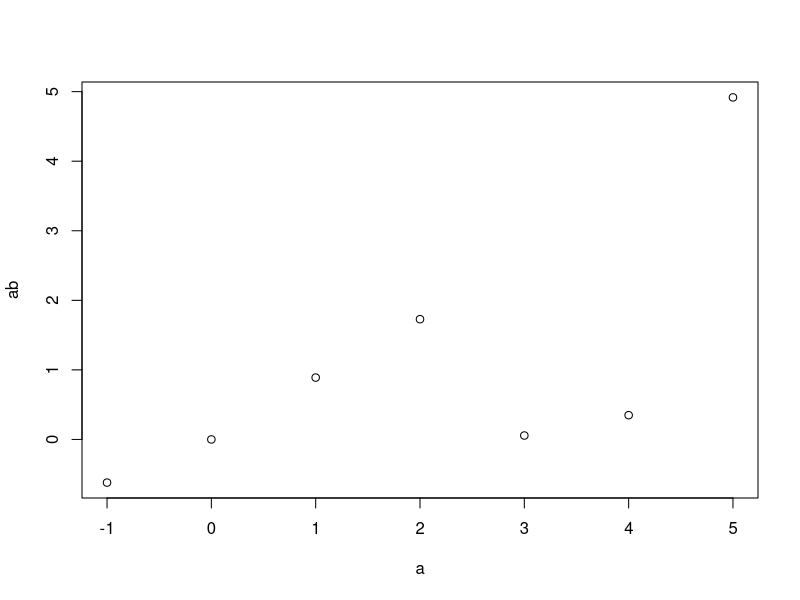
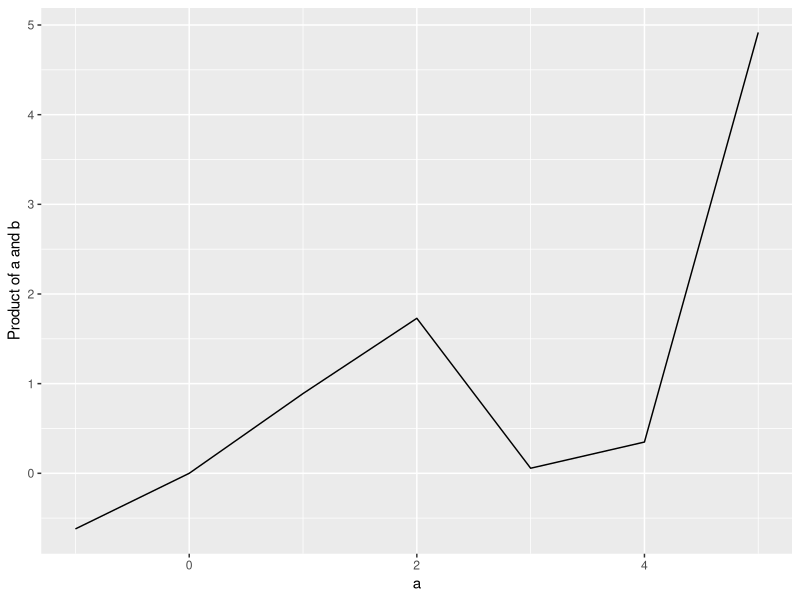
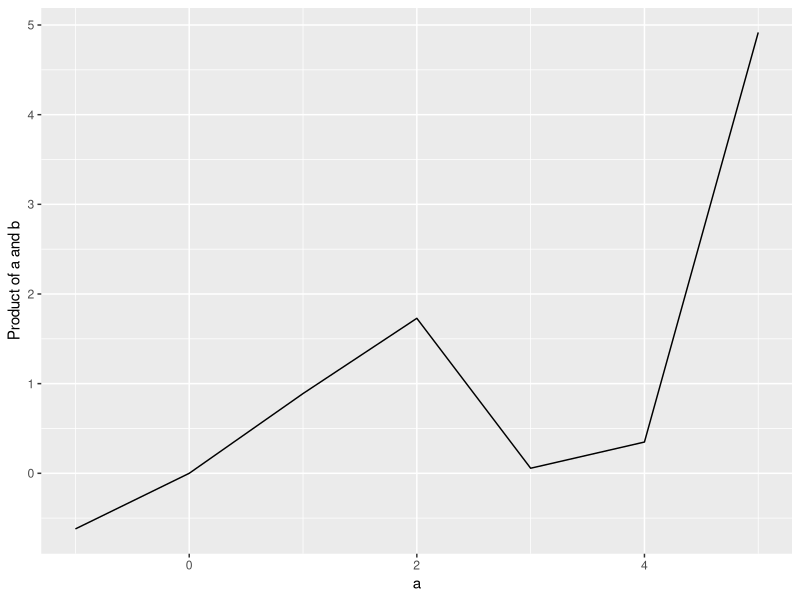
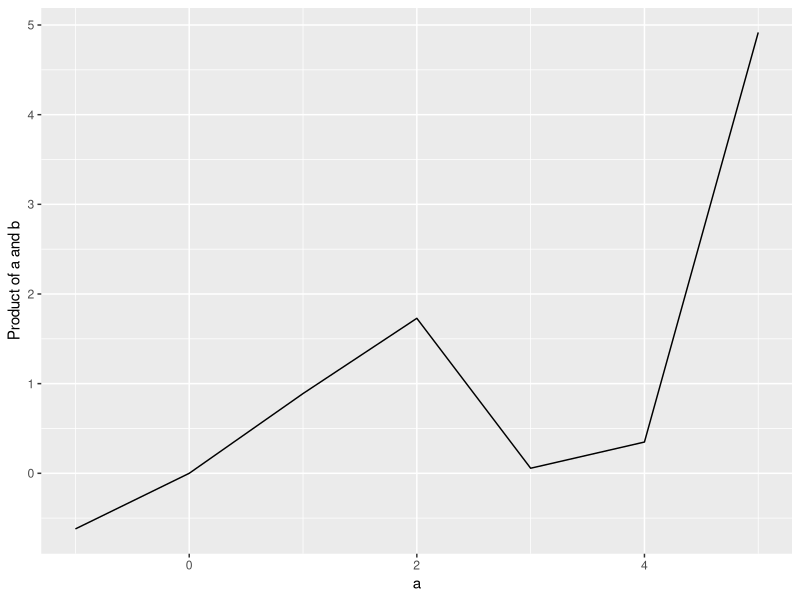
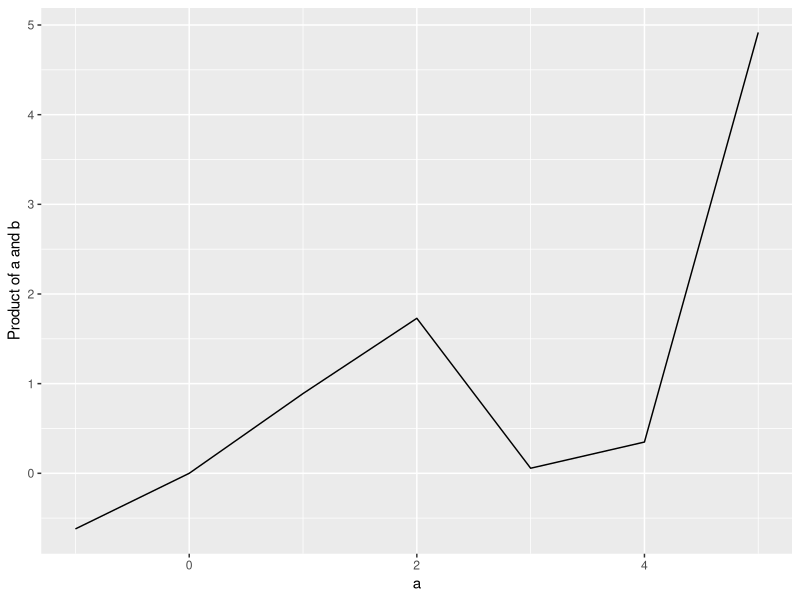

Recreate these plots in R, in order.
## ---- chunk 1
getwd()
## ---- chunk 2
## My first R script in BIO 209W Spring 2023
## [add your name]
## ---- chunk 3
-1:5
## ---- chunk 4
-1:5
## ---- chunk 5
a <- -1:5
## ---- chunk 6
# show or 'print' a
a
## ---- chunk 7
str(a)
## ---- chunk 8
f <- 9
f
## ---- chunk 9
2 < -3
## ---- chunk 10
b <- runif(7, min=0, max=1)
b
## ---- chunk 11
# multiply a and b
ab <- a * b
## Show a, b, and ab
a
b
ab
## ---- chunk 12
d <- data.frame(a=a, b=b, a_times_b = ab)
d
## ---- chunk 13
str(d)
## ---- chunk 14
# export or write a file
write.csv(x=d, file="myDataframe.csv", row.names=FALSE)
# including row.names=FALSE prevents R from adding row names.
## ---- chunk 15
# type='p' is for points only
plot(a, ab, type='p') 
## ---- chunk 16
library(ggplot2)
## ---- chunk 17
## plot data and fit a curve
ggplot(data=d, aes(x=a, y=a_times_b)) + 
  geom_line() +
  labs(x="a", y="Product of a and b")
## ---- chunk 18
ggsave("myPlot.png")
ggsave("myPlot.jpg", width=7, height = 3)
ggsave("myPlot.pdf", width=3, height = 5)
